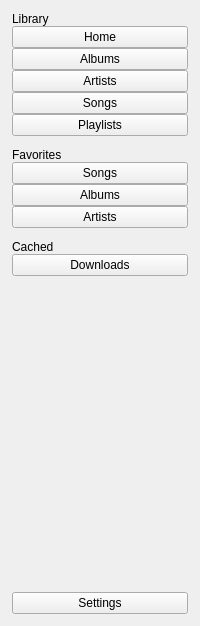
<?xml version="1.0" encoding="UTF-8"?>
<ui version="4.0">
 <class>NavWidget</class>
 <widget class="QWidget" name="NavWidget">
  <property name="geometry">
   <rect>
    <x>0</x>
    <y>0</y>
    <width>200</width>
    <height>626</height>
   </rect>
  </property>
  <property name="minimumSize">
   <size>
    <width>200</width>
    <height>0</height>
   </size>
  </property>
  <property name="windowTitle">
   <string>Form</string>
  </property>
  <layout class="QVBoxLayout" name="verticalLayout" stretch="0,0,0,0,0,0,0,0,0,0,0,0,0,0,0,0">
   <property name="spacing">
    <number>0</number>
   </property>
   <property name="leftMargin">
    <number>12</number>
   </property>
   <property name="topMargin">
    <number>12</number>
   </property>
   <property name="rightMargin">
    <number>12</number>
   </property>
   <property name="bottomMargin">
    <number>12</number>
   </property>
   <item>
    <widget class="QLabel" name="label_2">
     <property name="text">
      <string>Library</string>
     </property>
    </widget>
   </item>
   <item>
    <widget class="QPushButton" name="homeButton">
     <property name="text">
      <string>Home</string>
     </property>
     <property name="checkable">
      <bool>true</bool>
     </property>
    </widget>
   </item>
   <item>
    <widget class="QPushButton" name="albumListButton">
     <property name="text">
      <string>Albums</string>
     </property>
     <property name="checkable">
      <bool>true</bool>
     </property>
    </widget>
   </item>
   <item>
    <widget class="QPushButton" name="artistButton">
     <property name="text">
      <string>Artists</string>
     </property>
     <property name="checkable">
      <bool>true</bool>
     </property>
    </widget>
   </item>
   <item>
    <widget class="QPushButton" name="songButton">
     <property name="text">
      <string>Songs</string>
     </property>
     <property name="checkable">
      <bool>true</bool>
     </property>
    </widget>
   </item>
   <item>
    <widget class="QPushButton" name="playlistButton">
     <property name="text">
      <string>Playlists</string>
     </property>
     <property name="checkable">
      <bool>true</bool>
     </property>
    </widget>
   </item>
   <item>
    <spacer name="verticalSpacer_2">
     <property name="orientation">
      <enum>Qt::Orientation::Vertical</enum>
     </property>
     <property name="sizeType">
      <enum>QSizePolicy::Policy::Fixed</enum>
     </property>
     <property name="sizeHint" stdset="0">
      <size>
       <width>20</width>
       <height>12</height>
      </size>
     </property>
    </spacer>
   </item>
   <item>
    <widget class="QLabel" name="label">
     <property name="text">
      <string>Favorites</string>
     </property>
    </widget>
   </item>
   <item>
    <widget class="QPushButton" name="favSongButton">
     <property name="text">
      <string>Songs</string>
     </property>
     <property name="checkable">
      <bool>true</bool>
     </property>
    </widget>
   </item>
   <item>
    <widget class="QPushButton" name="favAlbumButton">
     <property name="text">
      <string>Albums</string>
     </property>
     <property name="checkable">
      <bool>true</bool>
     </property>
    </widget>
   </item>
   <item>
    <widget class="QPushButton" name="favArtistButton">
     <property name="text">
      <string>Artists</string>
     </property>
     <property name="checkable">
      <bool>true</bool>
     </property>
    </widget>
   </item>
   <item>
    <spacer name="verticalSpacer_3">
     <property name="orientation">
      <enum>Qt::Orientation::Vertical</enum>
     </property>
     <property name="sizeType">
      <enum>QSizePolicy::Policy::Fixed</enum>
     </property>
     <property name="sizeHint" stdset="0">
      <size>
       <width>20</width>
       <height>12</height>
      </size>
     </property>
    </spacer>
   </item>
   <item>
    <widget class="QLabel" name="label_4">
     <property name="text">
      <string>Cached</string>
     </property>
    </widget>
   </item>
   <item>
    <widget class="QPushButton" name="cachedSongButton">
     <property name="text">
      <string>Downloads</string>
     </property>
     <property name="checkable">
      <bool>true</bool>
     </property>
    </widget>
   </item>
   <item>
    <spacer name="verticalSpacer">
     <property name="orientation">
      <enum>Qt::Orientation::Vertical</enum>
     </property>
     <property name="sizeHint" stdset="0">
      <size>
       <width>20</width>
       <height>40</height>
      </size>
     </property>
    </spacer>
   </item>
   <item>
    <widget class="QPushButton" name="settingButton">
     <property name="text">
      <string>Settings</string>
     </property>
     <property name="checkable">
      <bool>true</bool>
     </property>
    </widget>
   </item>
  </layout>
 </widget>
 <resources/>
 <connections/>
</ui>
